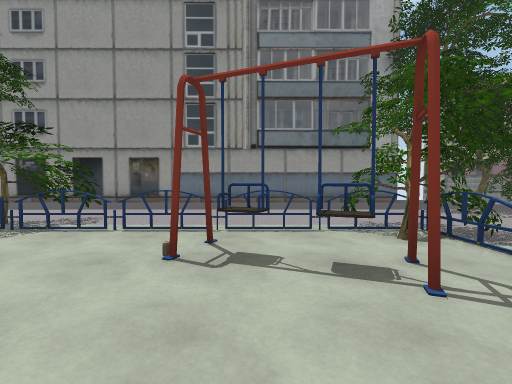
View 1 (above)

19 first-person views from a walk through a 3-D level made in the Unity game engine. The camera is 1.3 m above the floor, tilts 2° down and sees 90° across. The floor is counted in squares, 2 m on a side. Each view is taken from the middle of a square. On the plan, view 1 faces up. The plan holds only what a view shows up to about 9 squares ahead; the rest is blank. The place goes on beyond the plan. The player is left out. Some animated figures are left out. Some surface patterns are stand-ins.

View 2
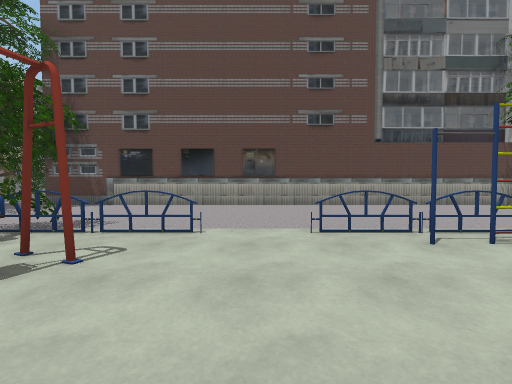

View 3
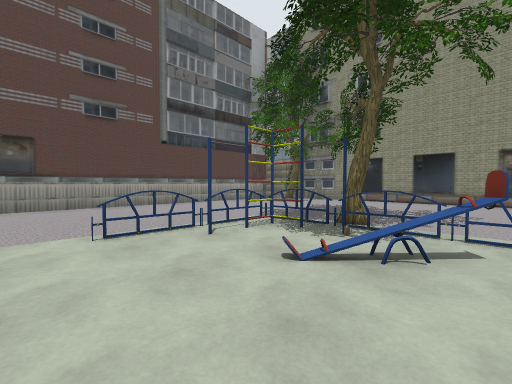

View 4
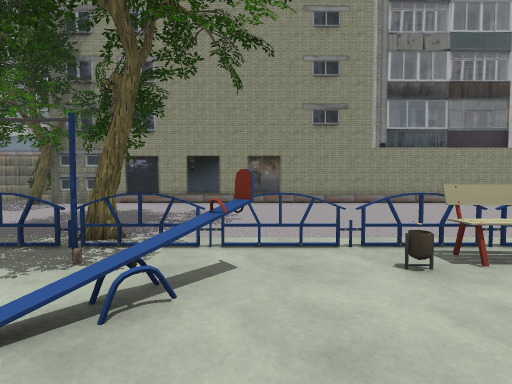

View 5
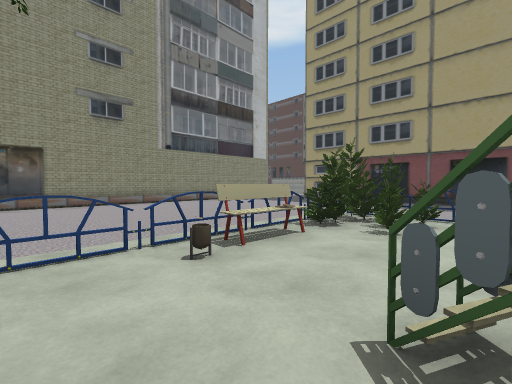

View 6
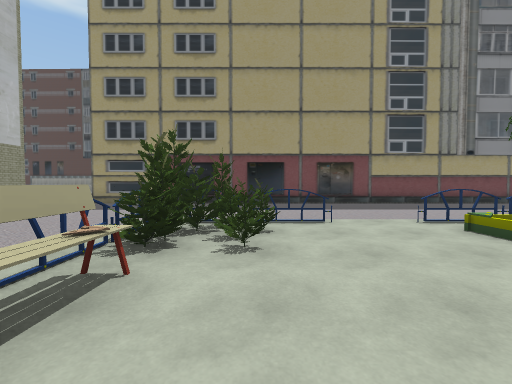

View 7
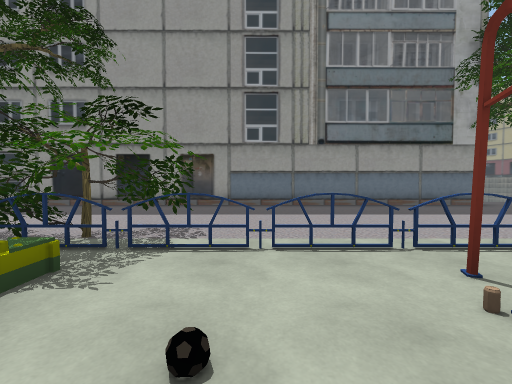

View 8
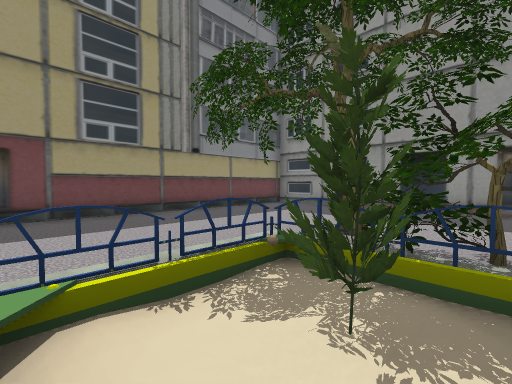

View 9
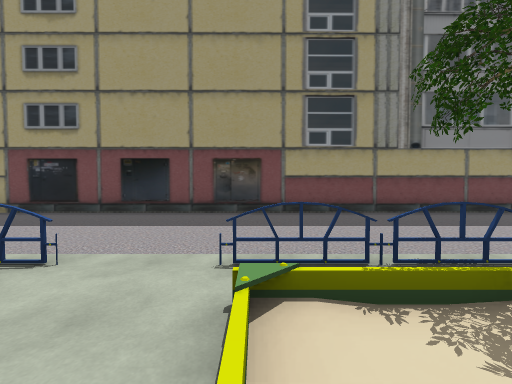

View 10
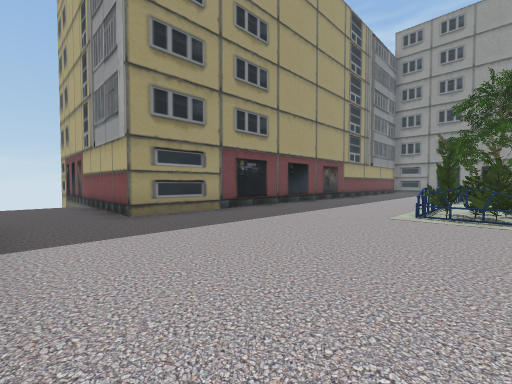

View 11
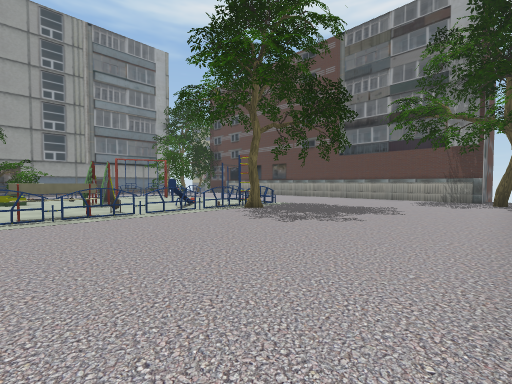

View 12
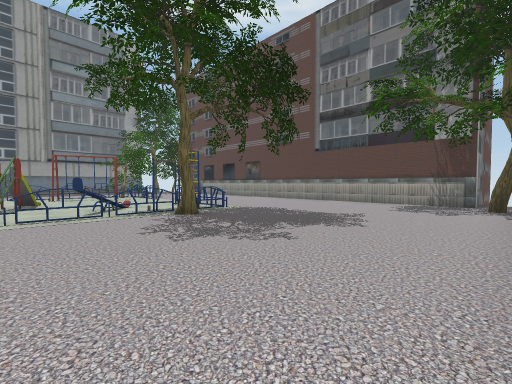

View 13
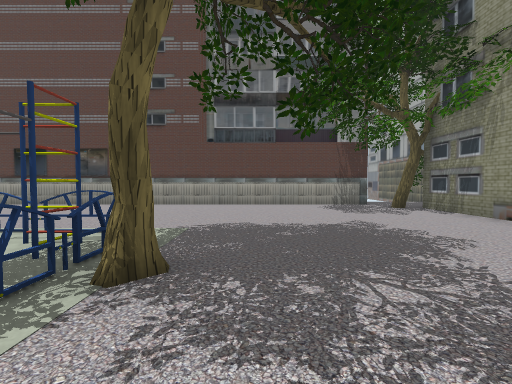

View 14
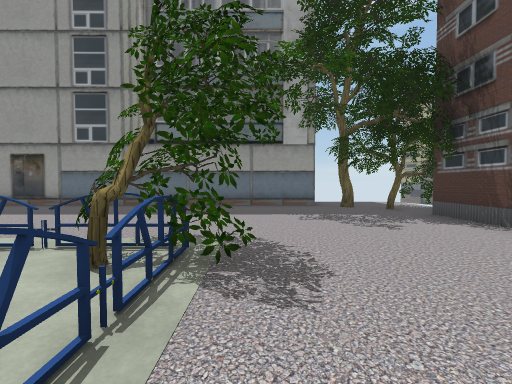

View 15
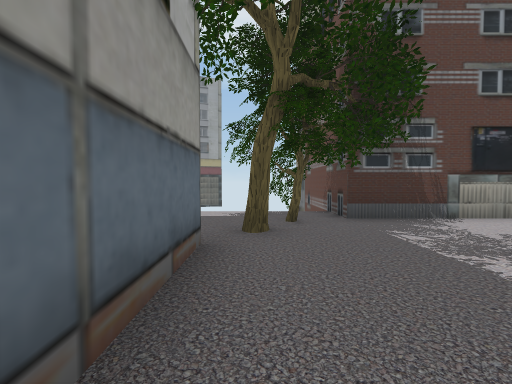

View 16
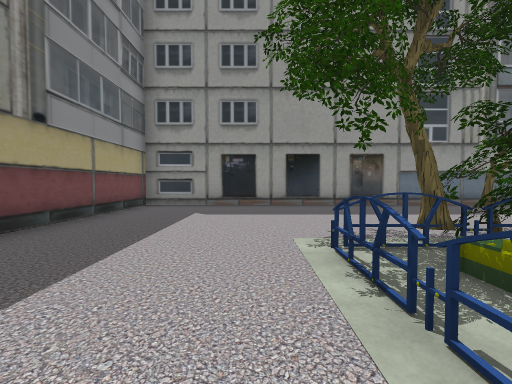

View 17
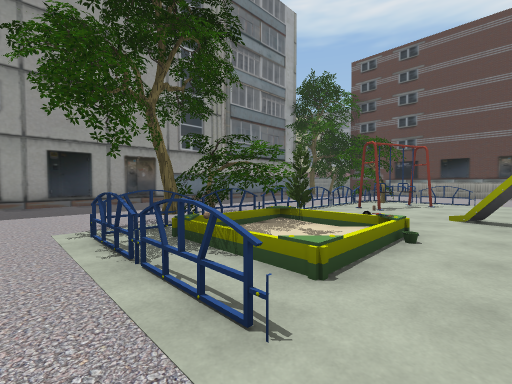

View 18
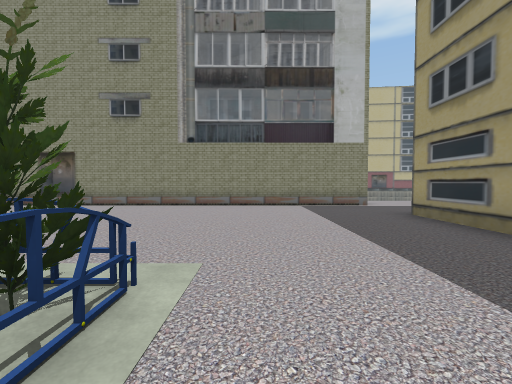

View 19
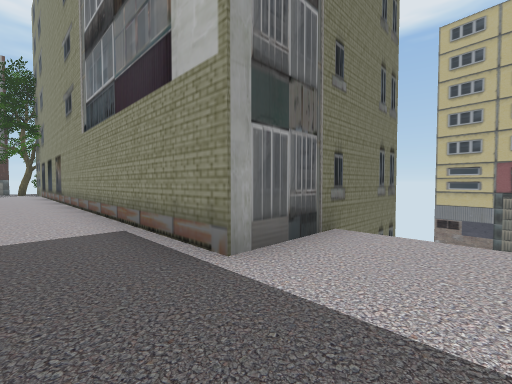

### Floor plan
Key: @ floor where view 1 was taken; # wall or solid block; x gap in a wall; . floor; / step, stairs or slope; = window, fence, low wall or low ledge; T tree; H thing the floor can be seen under or through; B bench; O other object.
Columns run from 14 left of view 1 to 9 right of it. Each row starts with its distance up from view 1.
 10                    T
  9    ################...
  8    #................T.T
  7    #...............=TTT
  6    #.................###
  5    #.......O.........#
  4    #....#TOO#.#OO....#
  3    #....#/OO.x..OO...#
  2    #....=OO..####....#
  1    #....///.....#....#
  0    #........#.@......#
 -1    #....#...#...H....#
 -2    #....OO..../.H....#
 -3    #....OOBOOH=HH....#
 -4    #.......=..HT.....#
 -5    #.................#
 -6    #.................#
 -7 ####.................#
 -8  ....................#
 -9  ...................T#
-10   ..#################=
-11   ..#
-12     #

Positions as (right, up) in squares from view 1, and headings:
1: (0, 0), facing up
2: (-1, 0), facing right
3: (-1, 0), facing down-right
4: (-1, -1), facing down
5: (-1, -1), facing down-left
6: (-2, -2), facing left
7: (-2, 1), facing up
8: (-4, 1), facing up-left
9: (-4, 1), facing left
10: (-5, -9), facing up-left
11: (-4, -9), facing up-right
12: (-2, -9), facing up-right
13: (-1, -5), facing right
14: (3, 1), facing up
15: (2, 8), facing right
16: (-7, 1), facing up
17: (-7, 0), facing up-right
18: (-7, -2), facing down
19: (-12, -8), facing down-right
